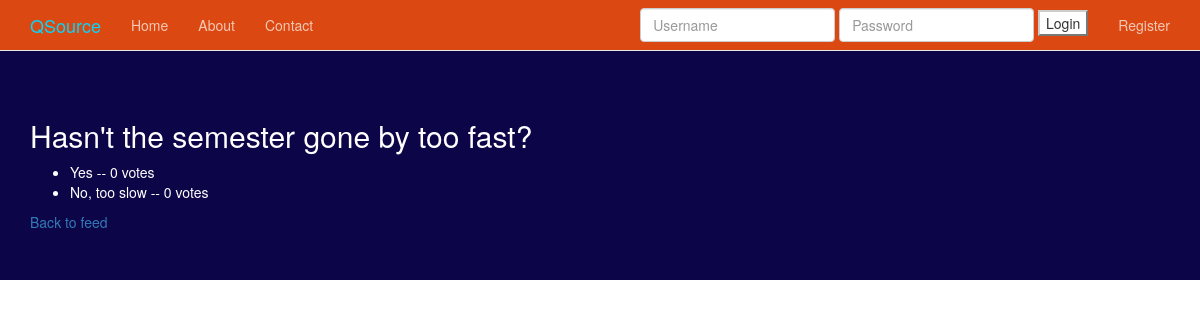
Screenshot of /polls/5/results/ with the database file from the repository.
### polls/models.py (models this page shows, shortened)
class Question(models.Model):
    question_text = models.CharField(max_length = 200)
    pub_date = models.DateTimeField('date published')
    ans1_text = models.CharField(max_length = 200, default= "Yes")
    ans1_votes = models.IntegerField(default = 0)
    ans2_text = models.CharField(max_length = 200, default = "No")
    ans2_votes = models.IntegerField(default = 0)
    def was_published_recently(self):
        now = timezone.now()
        return now - datetime.timedelta(days=1) <= self.pub_date <= now
    was_published_recently.admin_order_field = 'pub_date'
    was_published_recently.boolean = True
    was_published_recently.short_description = 'Published recently?'

### polls/views.py (the view)
# urls.py: url(r'^(?P<pk>[0-9]+)/results/$', views.ResultsView.as_view(), name='results'),
class ResultsView(generic.DetailView):
    model = Question
    template_name = 'polls/results.html'

### polls/templates/polls/results.html (shortened to what this page needs)
{% load staticfiles %}
{% load crispy_forms_tags %}
{% include 'head_css.html' %}
{% include 'navbar.html' %}
{% block jumbotron %}
<div class="jumbotron">
    <div class="container">
    <div class="row">
        <div class='col-sm-6'>
        <h2>{{ question.question_text }}</h2>
        <ul>
        <li>{{ question.ans1_text }} -- {{ question.ans1_votes}} vote{{ question.ans1_votes|pluralize }}</li>
        <li>{{ question.ans2_text }} -- {{ question.ans2_votes}} vote{{ question.ans2_votes|pluralize }}</li>
        </ul>
        <a href="{% url 'polls:index' %}">Back to feed</a>
        </div>
        </div>
    </div>
 </div
{% endblock %}

### rows the page displays
Question: question_text "Hasn't the semester gone by too fast?", ans1_text "Yes", ans1_votes "0", ans2_text "No, too slow", ans2_votes "0"
